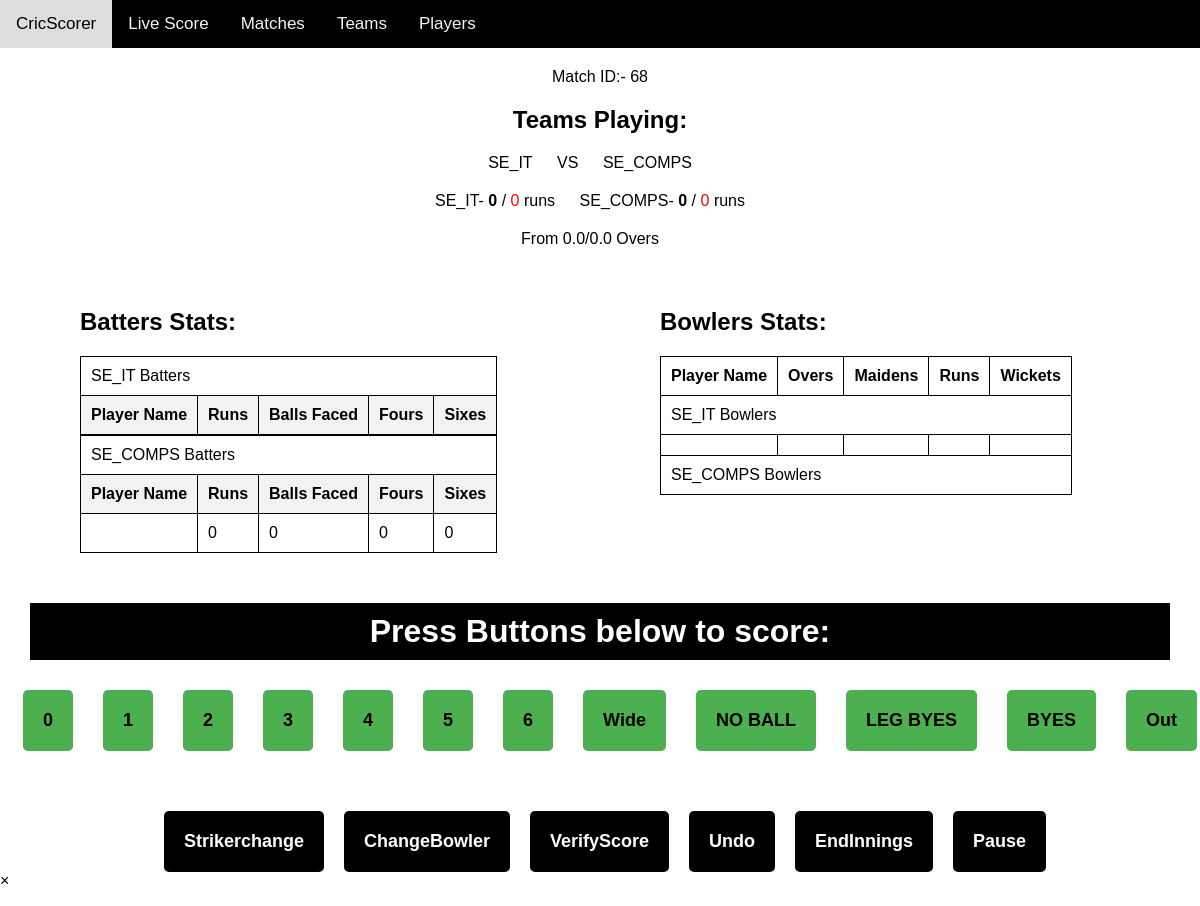
Page /scoring/68/ on the committed database.
### scoring/models.py (models this page shows, shortened)
class Makematch(models.Model):
    def create_new_ref_number():
        not_unique = True
        while not_unique:
            unique_ref = random.randint(1000000000, 9999999999)
            if not Makematch.objects.filter(match_pin=unique_ref):
                not_unique = False
        return str(unique_ref)
    tournament_name = models.ForeignKey(Tournament, on_delete=models.CASCADE)
    team_1 = models.ForeignKey(
        Team, related_name="team_1", on_delete=models.CASCADE)
    team_2 = models.ForeignKey(
        Team, related_name="team_2", on_delete=models.CASCADE)
    match_pin = models.CharField(
        max_length=10, default=create_new_ref_number, null=True, blank=True)
    winner = models.ForeignKey(
        Team, related_name='winner', on_delete=models.CASCADE, null=True, blank=True)

class Team(models.Model):
    name = models.CharField(max_length=200,unique=True)
    captian_name = models.CharField(max_length=200, null=True)
    def __str__(self):
        return self.name

class Batter(models.Model):
    match = models.ForeignKey(Makematch, on_delete=models.CASCADE)
    player = models.ForeignKey(Player, on_delete=models.CASCADE)
    runs = models.IntegerField(default=0)
    balls_faced = models.IntegerField(default=0)
    fours = models.IntegerField(default=0)
    sixes = models.IntegerField(default=0)
    out = models.BooleanField(default=False)

### scoring/views.py (the view)
# urls.py: path('', include('scoring.urls')),
def scoring(request, match_id):
    match = Makematch.objects.get(id=match_id)
    team_a = match.team_1
    team_b = match.team_2
    team_a_batters = Batter.objects.filter(match=match, player__team=team_a)
    team_b_batters = Batter.objects.filter(match=match, player__team=team_b)
    team_a_bowlers = Batter.objects.filter(match=match, player__team=team_a)
    team_a_bowlers = Batter.objects.filter(match=match, player__team=team_b)
    tournaments = Tournament.objects.all()
    teams = Team.objects.all()
    context = {'tournaments': tournaments,
               'team_a': team_a,
               'team_b': team_b,
               'match': match,
               'team_a_batters': team_a_batters,
               'team_b_batters': team_b_batters,
               'team_a_bowlers': team_a_bowlers,
               'team_a_bowlers': team_a_bowlers
               }
    return render(request, 'scoring/Scoring.html', context)

### scoring/templates/scoring/Scoring.html (shortened to what this page needs)
{% load static %}
<!DOCTYPE html>
<html>
  <head>
    <link rel="stylesheet" type="text/css" href="{% static 'scoring/scoring.css' %}">
  </head>
  <body>
    <nav class="navbar">
      <a class="active" href="{% url 'score'%}">CricScorer</a>
      <a href="#">Live Score</a>
      <a href="#">Matches</a>
      <a href="#">Teams</a>
      <a href="#">Players</a>
    </nav>
    <div id="teams">
      <div id="Matchid">Match ID:- {{match.id}}</div>
      <h2>Teams Playing:</h2>
      <ul>
        <li>{{ match.team_1 }}</li>
        <li>VS</li>
        <li>{{ match.team_2 }}</li>
      </ul>
    </div>
    <div id="teams">
      <ul>
        <li>{{ match.team_1 }}- <span id="team-a-runs">0</span><span> /</span> <span id="team-a-wickets">0</span> runs</li>
        <li>{{ match.team_2 }}- <span id="team-b-runs">0</span> <span> /</span> <span id="team-a-wickets">0</span> runs</li>
      </ul>
    </div>
    <div id="overs">
      <ul>
        <li > From 0.0/0.0 Overs</li>
      </ul>
    </div>
    <div class="container">
      <div id="batters-container">
        <h2>Batters Stats:</h2>
        <table>
          <tr>
            <td colspan="5">{{ team_a }} Batters</td>
          </tr>
          <tr>
            <th>Player Name</th>
            <th>Runs</th>
            <th>Balls Faced</th>
            <th>Fours</th>
            <th>Sixes</th>
          </tr>
      <table>
        <tr>
          <td colspan="5">{{team_b}} Batters</td>
        </tr>
        <tr>
          <th>Player Name</th>
          <th>Runs</th>
          <th>Balls Faced</th>
          <th>Fours</th>
          <th>Sixes</th>
        </tr>
     <tbody>{% for batter in team_b_batters %}
      <tr>
        <td>{{ batter.player_name }}</td>
        <td>{{ batter.runs }}</td>
        <td>{{ batter.balls_faced }}</td>
        <td>{{ batter.fours }}</td>
        <td>{{ batter.sixes }}</td>
      </tr>
      {% endfor %}
     </tbody>
      </table>
        </table>
      </div>
      <div id="bowlers-container">
        <h2>Bowlers Stats:</h2>
        <table>
          <thead>
            <tr>
              <th>Player Name</th>
              <th>Overs</th>
              <th>Maidens</th>
              <th>Runs</th>
              <th>Wickets</th>
            </tr>
          </thead>
          <tbody>
            <tr>
              <td colspan="5">{{ team_a }} Bowlers</td>
            </tr>
            {% for bowler in team_a_bowlers %}
            <tr>
              <td>{{ bowler.player_name }}</td>
              <td>{{ bowler.overs }}</td>
              <td>{{ bowler.maidens }}</td>
              <td>{{ bowler.runs_conceded }}</td>
              <td>{{ bowler.wickets }}</td>
            </tr>
            {% endfor %}
            <tr>
              <td colspan="5">{{ team_b }} Bowlers</td>
            </tr>
          </tbody>
        </table>
      </div>
    </div>
    <div>
      <h1>Press Buttons below to score:</h1>
      <div id="score-buttons">
        <button onclick="score(0)">0</button>
        <button onclick="score(1)">1</button>
        <button onclick="score(2)">2</button>
        <button onclick="score(3)">3</button>
        <button onclick="score(4)">4</button>
        <button onclick="score(5)">5</button>
        <button onclick="score(6)">6</button>
        <button onclick="widenNoball()">Wide</button>
        <button onclick="widenNoball()">NO BALL</button>
        <button onclick="LEGBYES()">LEG BYES</button>
        <button onclick="score(4)">BYES</button>
        <button onclick="wicket()">Out</button>
      </div>
    </div>
    <div id="editing-buttons">
      <button onclick="Strikerchange()">Strikerchange</button>
      <button onclick="ChangeBowler()">ChangeBowler</button>
      <button onclick="VerifyScore()">VerifyScore</button>
      <button onclick="Undo()">Undo</button>
      <button onclick="EndInnings()">EndInnings</button>
      <button onclick="Pause()">Pause</button>
    </div>
    <div id="myModal" class="modal">
      <div class="modal-content">
        <span class="close">&times;</span>
      </div>
    </div>
  </body>
</html>

### scoring/static/scoring/scoring.css (style rules this page uses)
body { font-family: Arial, sans-serif; margin: 0; padding: 0; }
.navbar { background-color: black; overflow: hidden; }
.navbar a { float: left; display: block; color: #f2f2f2; text-align: center; padding: 14px 16px; text-decoration: none; font-size: 17px; }
.active { background-color: #4caf50; color: white; }
h1 { text-align: center; }
#teams { margin: 20px; text-align: center; }
#teams ul { list-style: none; padding: 0; margin: 0; display: inline-block; }
#teams li { display: inline-block; margin-right: 20px; }
#overs { margin: 20px; text-align: center; }
#overs ul { list-style: none; padding: 0; margin: 0; display: inline-block; }
#overs li { display: inline-block; margin-right: 20px; }
#team-a-runs, #team-b-runs { font-weight: bold; }
#team-a-wickets, #team-b-wickets { color: red; }
#batters-container { width: 50%; padding: 20px; box-sizing: border-box; float: left; }
#batters-container table { border-collapse: collapse; margin-left: 60px; }
#batters-container th, #batters-container td { border: 1px solid black; padding: 10px; }
#batters-container th { background-color: #f2f2f2; }
#batters-container h2 { margin-left: 60px; }
#bowlers-container table { border-collapse: collapse; margin-left: 40px; }
#bowlers-container h2 { margin-left: 40px; }
#bowlers-container { width: 50%; padding: 20px; box-sizing: border-box; float: left; }
#bowlers-container th, #bowlers-container td { border: 1px solid black; padding: 10px; }
.container { display: flex; flex-wrap: wrap; }
h1 { text-align: center; padding: 10px; background-color: black; color: #fff; margin: 30px; }
#score-buttons { display: flex; justify-content: center; align-items: center; gap: 10px; margin-top: 20px; }
#score-buttons button { padding: 20px; border: none; border-radius: 5px; font-size: 18px; font-weight: bold; background-color: #4caf50; color: black; cursor: pointer; margin-left: 20px; }
#editing-buttons { display: flex; justify-content: center; align-items: center; gap: 10px; margin-top: 60px; }
#editing-buttons button { padding: 20px; border: none; border-radius: 5px; font-size: 18px; font-weight: bold; background-color: black; color: white; cursor: pointer; margin-left: 10px; }

### rows in the picture
Makematch: id "68", team_1 "SE_IT", team_2 "SE_COMPS"
Team: name "SE_IT"
Team: name "SE_COMPS"
Batter: runs "0", balls_faced "0", fours "0", sixes "0"
